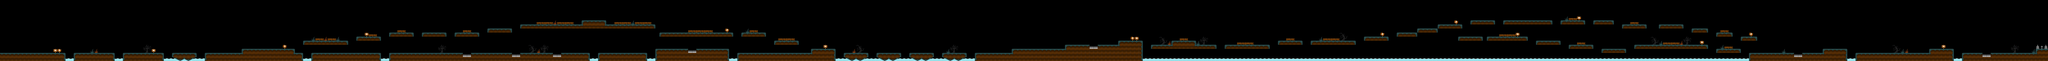

The image is a tile-based game level rendered from a .tmx file. Its description and source (layers, tilesets, objects; grid data summarised) follow:
An orthogonal 500x15 tile map with 70x70 px tiles, 2 tile layers (Tile Layer 2, Tile Layer 1) and 228 objects (100x Item, 79x Floor, 24x DieZone, 19x Enemy, 4x EffectItem, ...).

<map version="1.0" orientation="orthogonal" renderorder="right-down" width="500" height="15" tilewidth="70" tileheight="70">
 <tileset firstgid="1" name="sprites2" tilewidth="70" tileheight="70">
  <image source="sprites2.png" width="512" height="512" />
 </tileset>
 <layer name="Tile Layer 2" width="500" height="15">
  <data>[7500 cells, 371 non-empty, 17 distinct tile ids]</data>
 </layer>
 <layer name="Tile Layer 1" width="500" height="15">
  <data>[7500 cells, 1042 non-empty, 15 distinct tile ids]</data>
 </layer>
 <objectgroup name="Objects">
  <object name="Floor" type="Floor" x="0" y="910" width="1120" height="140">
   <properties>
    <property name="CollisionBitmask" value="3" />
   </properties>
  </object>
  <object name="Floor" type="Floor" x="1260" y="910" width="700" height="140">
   <properties>
    <property name="CollisionBitmask" value="3" />
   </properties>
  </object>
  <object name="Floor" type="Floor" x="2100" y="910" width="700" height="140">
   <properties>
    <property name="CollisionBitmask" value="3" />
   </properties>
  </object>
  <object name="Floor" type="Floor" x="2940" y="910" width="420" height="140">
   <properties>
    <property name="CollisionBitmask" value="3" />
   </properties>
  </object>
  <object name="Floor" type="Floor" x="3500" y="910" width="630" height="140">
   <properties>
    <property name="CollisionBitmask" value="3" />
   </properties>
  </object>
  <object name="Floor" type="Floor" x="4130" y="840" width="910" height="210">
   <properties>
    <property name="CollisionBitmask" value="3" />
   </properties>
  </object>
  <object name="Floor" type="Floor" x="5040" y="910" width="140" height="140">
   <properties>
    <property name="CollisionBitmask" value="3" />
   </properties>
  </object>
  <object name="Floor" type="Floor" x="5180" y="700" width="770" height="70">
   <properties>
    <property name="CollisionBitmask" value="3" />
   </properties>
  </object>
  <object name="Floor" type="Floor" x="5320" y="910" width="1190" height="140">
   <properties>
    <property name="CollisionBitmask" value="3" />
   </properties>
  </object>
  <object name="Floor" type="Floor" x="6090" y="630" width="420" height="70">
   <properties>
    <property name="CollisionBitmask" value="3" />
   </properties>
  </object>
  <object name="Floor" type="Floor" x="6650" y="560" width="420" height="70">
   <properties>
    <property name="CollisionBitmask" value="3" />
   </properties>
  </object>
  <object name="Floor" type="Floor" x="7210" y="560" width="420" height="70">
   <properties>
    <property name="CollisionBitmask" value="3" />
   </properties>
  </object>
  <object name="Floor" type="Floor" x="6650" y="910" width="1260" height="140">
   <properties>
    <property name="CollisionBitmask" value="3" />
   </properties>
  </object>
  <object name="Floor" type="Floor" x="7770" y="560" width="420" height="70">
   <properties>
    <property name="CollisionBitmask" value="3" />
   </properties>
  </object>
  <object name="Floor" type="Floor" x="7910" y="980" width="140" height="70">
   <properties>
    <property name="CollisionBitmask" value="3" />
   </properties>
  </object>
  <object name="Floor" type="Floor" x="8050" y="910" width="700" height="140">
   <properties>
    <property name="CollisionBitmask" value="3" />
   </properties>
  </object>
  <object name="Floor" type="Floor" x="8330" y="490" width="420" height="70">
   <properties>
    <property name="CollisionBitmask" value="3" />
   </properties>
  </object>
  <object name="Floor" type="Floor" x="8750" y="980" width="840" height="70">
   <properties>
    <property name="CollisionBitmask" value="3" />
   </properties>
  </object>
  <object name="Floor" type="Floor" x="8890" y="910" width="560" height="70">
   <properties>
    <property name="CollisionBitmask" value="3" />
   </properties>
  </object>
  <object name="Floor" type="Floor" x="8890" y="420" width="1050" height="70">
   <properties>
    <property name="CollisionBitmask" value="3" />
   </properties>
  </object>
  <object name="Floor" type="Floor" x="9590" y="910" width="490" height="140">
   <properties>
    <property name="CollisionBitmask" value="3" />
   </properties>
  </object>
  <object name="Floor" type="Floor" x="9940" y="350" width="420" height="140">
   <properties>
    <property name="CollisionBitmask" value="3" />
   </properties>
  </object>
  <object name="Floor" type="Floor" x="10360" y="420" width="840" height="70">
   <properties>
    <property name="CollisionBitmask" value="3" />
   </properties>
  </object>
  <object name="Floor" type="Floor" x="10220" y="910" width="840" height="140">
   <properties>
    <property name="CollisionBitmask" value="3" />
   </properties>
  </object>
  <object name="Floor" type="Floor" x="11270" y="560" width="1260" height="70">
   <properties>
    <property name="CollisionBitmask" value="3" />
   </properties>
  </object>
  <object name="Floor" type="Floor" x="11200" y="840" width="560" height="210">
   <properties>
    <property name="CollisionBitmask" value="3" />
   </properties>
  </object>
  <object name="Floor" type="Floor" x="11760" y="910" width="140" height="140">
   <properties>
    <property name="CollisionBitmask" value="3" />
   </properties>
  </object>
  <object name="Floor" type="Floor" x="11900" y="840" width="560" height="210">
   <properties>
    <property name="CollisionBitmask" value="3" />
   </properties>
  </object>
  <object name="Floor" type="Floor" x="12670" y="560" width="420" height="70">
   <properties>
    <property name="CollisionBitmask" value="3" />
   </properties>
  </object>
  <object name="Floor" type="Floor" x="12600" y="910" width="1260" height="140">
   <properties>
    <property name="CollisionBitmask" value="3" />
   </properties>
  </object>
  <object name="Floor" type="Floor" x="13230" y="700" width="420" height="70">
   <properties>
    <property name="CollisionBitmask" value="3" />
   </properties>
  </object>
  <object name="Floor" type="Floor" x="13860" y="840" width="420" height="210">
   <properties>
    <property name="CollisionBitmask" value="3" />
   </properties>
  </object>
  <object name="Floor" type="Floor" x="14420" y="910" width="420" height="140">
   <properties>
    <property name="CollisionBitmask" value="3" />
   </properties>
  </object>
  <object name="Floor" type="Floor" x="14980" y="910" width="420" height="140">
   <properties>
    <property name="CollisionBitmask" value="3" />
   </properties>
  </object>
  <object name="Floor" type="Floor" x="15540" y="910" width="420" height="140">
   <properties>
    <property name="CollisionBitmask" value="3" />
   </properties>
  </object>
  <object name="Floor" type="Floor" x="16100" y="910" width="420" height="140">
   <properties>
    <property name="CollisionBitmask" value="3" />
   </properties>
  </object>
  <object name="Floor" type="Floor" x="16660" y="910" width="630" height="140">
   <properties>
    <property name="CollisionBitmask" value="3" />
   </properties>
  </object>
  <object name="Floor" type="Floor" x="17290" y="840" width="910" height="210">
   <properties>
    <property name="CollisionBitmask" value="3" />
   </properties>
  </object>
  <object name="Floor" type="Floor" x="18200" y="770" width="420" height="280">
   <properties>
    <property name="CollisionBitmask" value="3" />
   </properties>
  </object>
  <object name="Floor" type="Floor" x="18620" y="840" width="140" height="210">
   <properties>
    <property name="CollisionBitmask" value="3" />
   </properties>
  </object>
  <object name="Floor" type="Floor" x="18760" y="770" width="350" height="280">
   <properties>
    <property name="CollisionBitmask" value="3" />
   </properties>
  </object>
  </objectgroup>
</map>
<!-- 187 of 228 objects omitted -->
